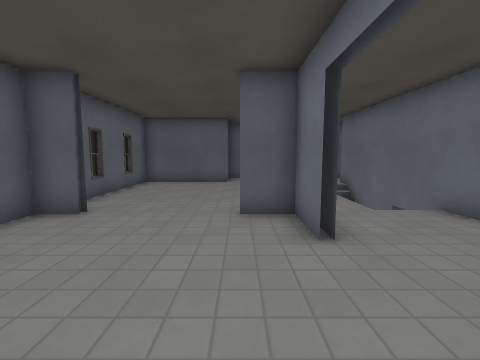
View 1 (above)

18 first-person views from a walk through a 3-D level made in the Godot game engine. The camera is 1.3 m above the floor, tilts 6° down and sees 90° across. Doors that lead somewhere are drawn open, without their leaves. The floor is counted in squares, 1 m on a side. Each view is taken from the middle of a square. On the plan, view 1 faces up. The plan holds only what a view shows up to about 12 squares ahead; the rest is blank. Surface patterns are stand-ins for the level's own textures.

View 2
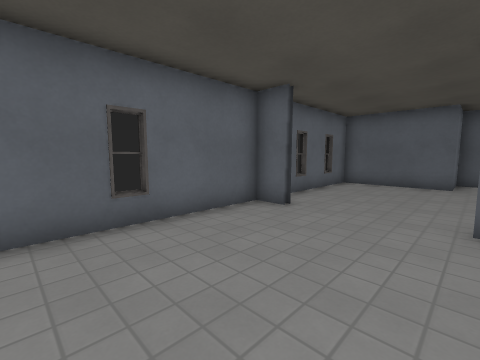

View 3
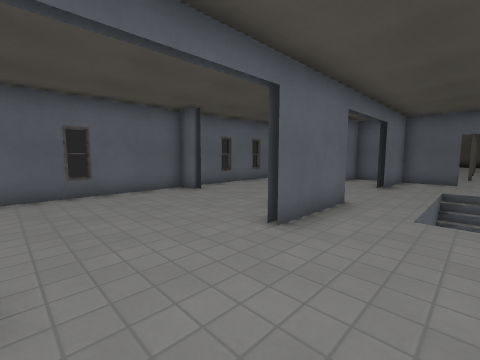

View 4
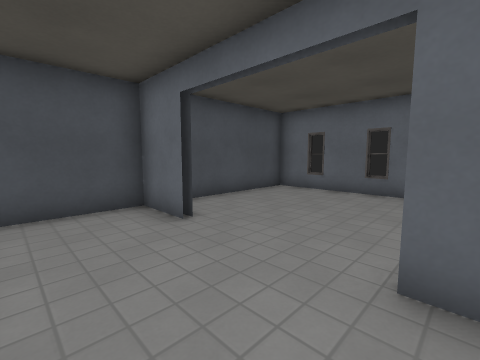

View 5
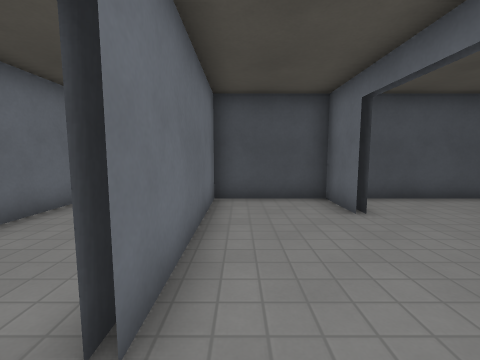

View 6
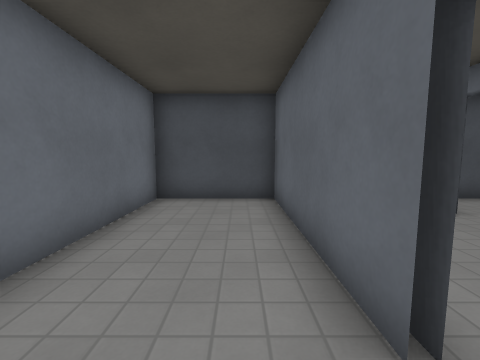

View 7
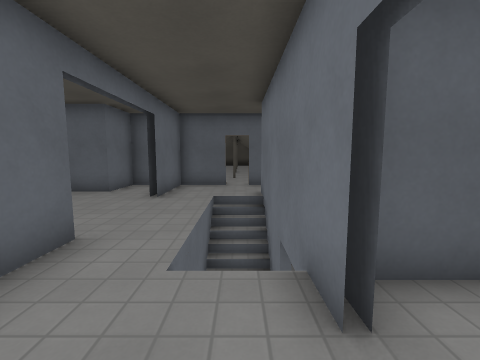

View 8
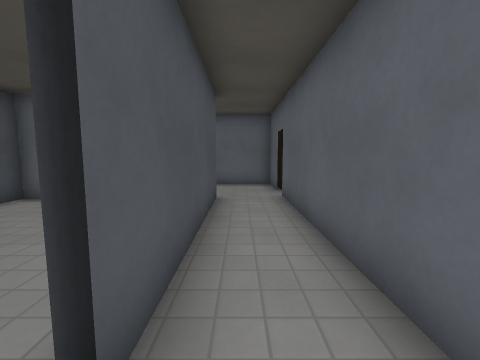

View 9
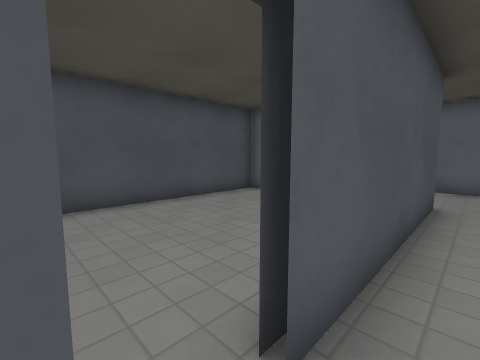

View 10
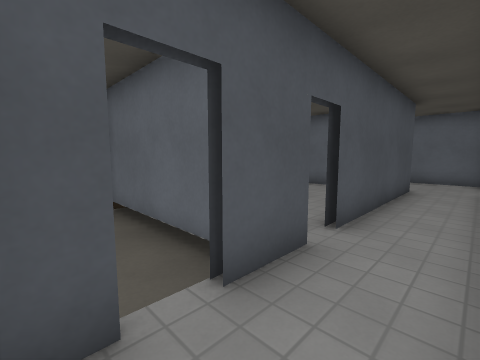

View 11
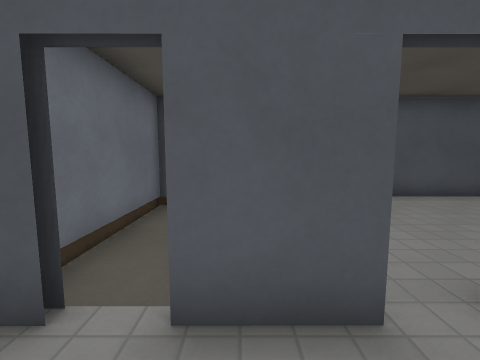

View 12
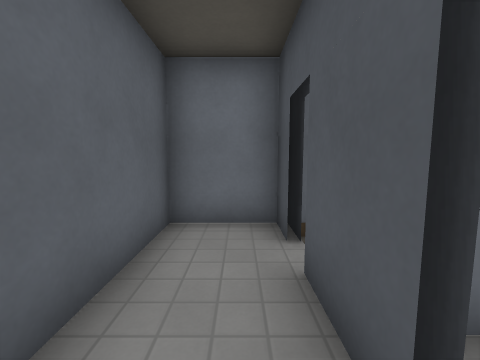

View 13
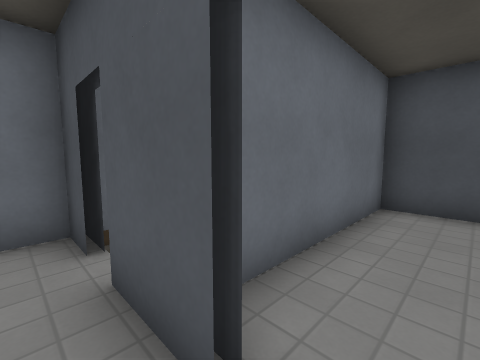

View 14
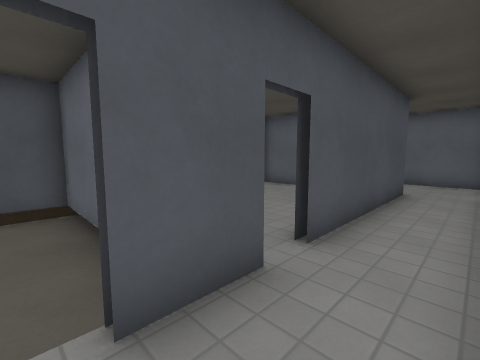

View 15
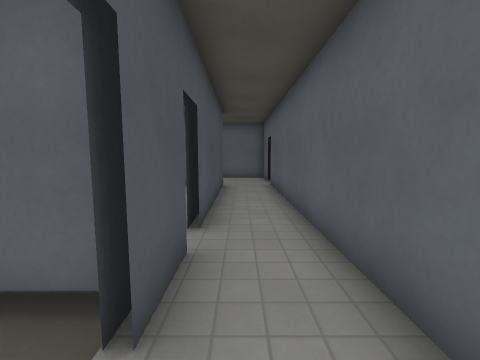

View 16
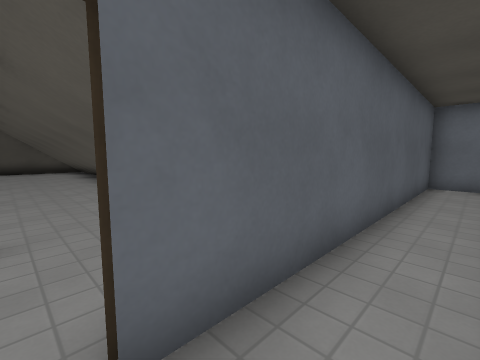

View 17
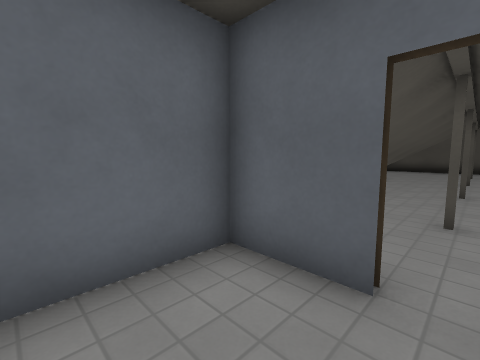

View 18
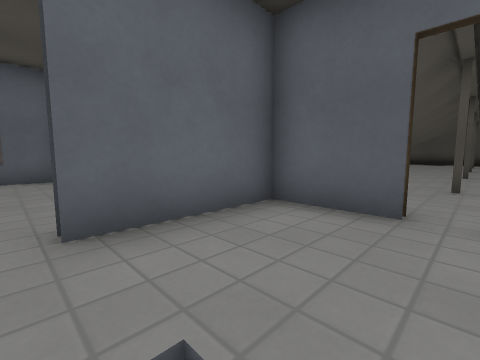

### Floor plan
Key: @ floor where view 1 was taken; # wall or solid block; x gap in a wall; . main floor; - floor 0.25 m lower than the main floor; / step, stairs or slope; D open door.
Columns run from 5 left of view 1 to 16 right of it. Each row starts with its distance up from view 1.
 28          ..
 27          ..
 26         ...
 25         .#.
 24         ...
 23         ...
 22         ...
 21         .#.
 20         ...
 19         ...
 18         ...
 17         .#.
 16         ...
 15         ...
 14      # ##.############
 13     #.#..............#
 12 #####.#..............#
 11 #.....#...######x##/##
 10 #.......//#  .... #--#
  9 #.......//#.......#--#
  8 #......./ #.......#--#
  7 #......./ #.......#--#
  6 #.....#.//####  ###--#
  5 D#...##...#.  ## #####
  4 D.....#.......
  3 #.........#...
  2 #.........#...#
  1 #.........#...#
  0 #....@....#...#
 -1 #.....#...#...#
 -2 ###############

Positions as (right, up) in squares from view 1, and headings:
1: (0, 0), facing up
2: (0, 0), facing up-left
3: (4, 0), facing up-left
4: (4, 4), facing down-left
5: (4, 5), facing down
6: (6, 5), facing down
7: (4, 3), facing up
8: (12, 12), facing left
9: (12, 12), facing down-left
10: (15, 13), facing down-left
11: (13, 13), facing down
12: (11, 12), facing right
13: (11, 12), facing down-right
14: (14, 13), facing down-left
15: (15, 12), facing left
16: (4, 12), facing up-right
17: (4, 11), facing up-left
18: (4, 10), facing up-left
